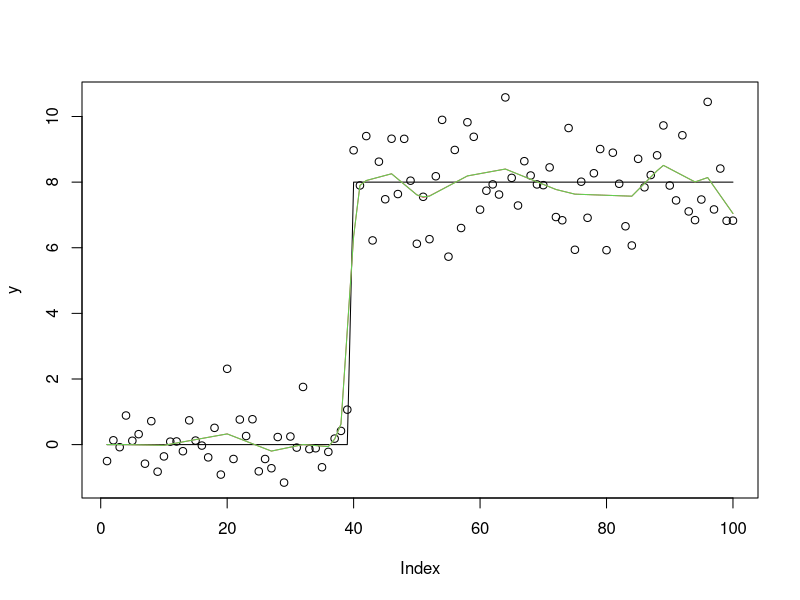
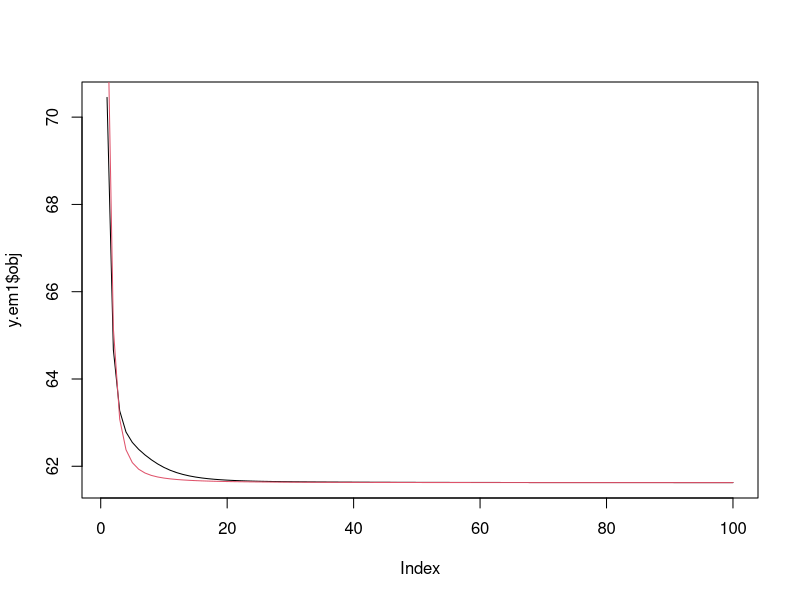
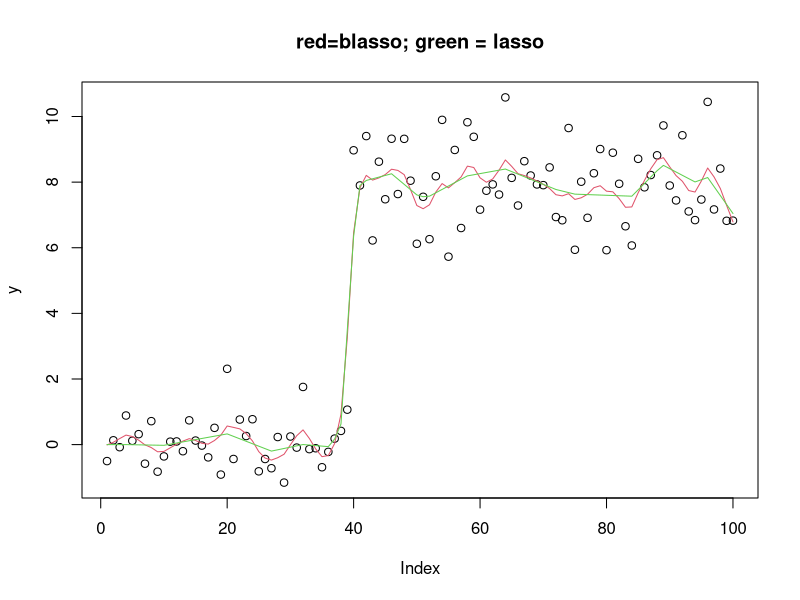
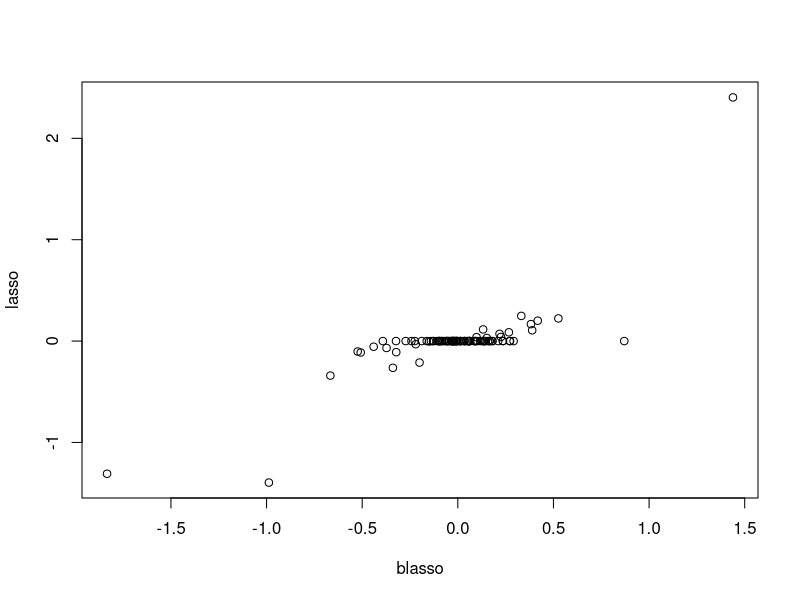
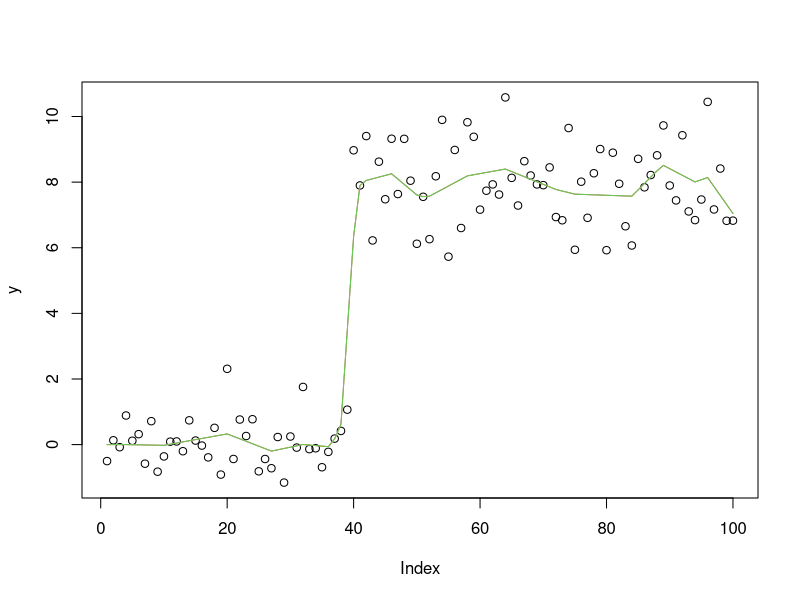
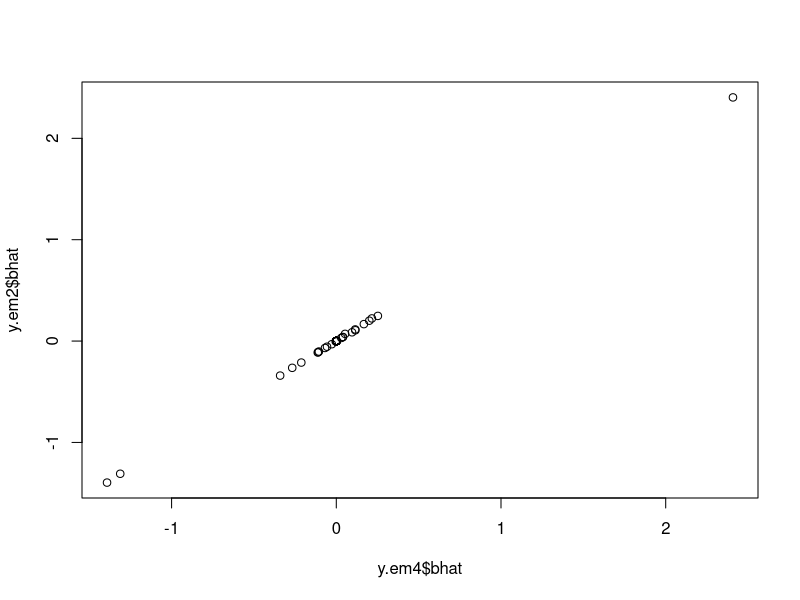

Recreate these plots in R, in order.
## ---- chunk 1
# see objective computation for scaling of eta and residual variance s2
lasso_em = function(y,X,b.init,s2=1,eta=1,niter=100){
  n = nrow(X)
  p = ncol(X)
  b = b.init # initiolize
  XtX = t(X) %*% X
  Xty = t(X) %*% y
  obj = rep(0,niter)
  for(i in 1:niter){
    W =  diag(as.vector((1/abs(b)) * sqrt(2/eta)))
    V = chol2inv(chol(s2*W + XtX))
    b = V %*% Xty
    
    # the computation here was intended to avoid 
    # infinities in the weights by working with Winv
    # could improve this...
    # Winv_sqrt = diag(as.vector(sqrt(abs(b) * sqrt(eta/2))))
    # V = chol2inv(chol(diag(s2,p) + Winv_sqrt %*% XtX %*% Winv_sqrt))
    # b = Winv_sqrt %*% V %*% Winv_sqrt %*% Xty
    
    r =  (y - X %*% b)
    obj[i] = (1/(2*s2)) * (sum(r^2)) + sqrt(2/eta)*(sum(abs(b)))
  }
  return(list(bhat=b, obj=obj))
}
## ---- chunk 2
set.seed(100)
sd = 1
n = 100
p = n
X = matrix(0,nrow=n,ncol=n)
for(i in 1:n){
  X[i:n,i] = 1:(n-i+1)
}
#X = X %*% diag(1/sqrt(colSums(X^2)))

btrue = rep(0,n)
btrue[40] = 8
btrue[41] = -8
y = X %*% btrue + sd*rnorm(n)

plot(y)
lines(X %*% btrue)

y.em1 = lasso_em(y,X,b.init = rnorm(100),1,1,100)
lines(X %*% y.em1$bhat,col=2)

y.em2 = lasso_em(y,X,b.init = rnorm(100),1,1,100)
lines(X %*% y.em2$bhat,col=3)


## ---- chunk 3
plot(y.em1$obj,type="l")
lines(y.em2$obj,col=2)
## ---- chunk 4
# see objective computation for scaling of eta and residual variance s2
# if compute_mode=TRUE we have the regular LASSO
blasso_em = function(y,X,b.init,s2=1,eta=1,niter=100,compute_mode=FALSE){
  n = nrow(X)
  p = ncol(X)
  b = b.init # initiolize
  XtX = t(X) %*% X
  Xty = t(X) %*% y
  obj = rep(0,niter)
  EB = rep(1,p)
  EB2 = rep(1,p)
  
  for(i in 1:niter){
    W = as.vector(1/sqrt(EB2 + EB^2) * sqrt(2/eta))
     
    V = chol2inv(chol(XtX+ diag(s2*W))) 
    Sigma1 = s2*V  # posterior variance of b
    EB2 = diag(Sigma1)
    if(compute_mode){
      EB2 = rep(0,p)
    }
    mu1 = as.vector(V %*% Xty) # posterior mean of b
    EB = mu1
    
  }
  return(list(bhat=EB))
}
## ---- chunk 5
y.em3 = blasso_em(y,X,b.init = rnorm(100),1,1,100)
plot(y,main="red=blasso; green = lasso")
lines(X %*% y.em3$bhat,col=2)
lines(X %*% y.em2$bhat,col=3)
plot(y.em3$bhat,y.em2$bhat, xlab="blasso",ylab="lasso")
## ---- chunk 6
y.em4 = blasso_em(y,X,b.init = rnorm(100),1,1,100,compute_mode=TRUE)
plot(y)
lines(X %*% y.em4$bhat,col=2)
lines(X %*% y.em2$bhat,col=3)
plot(y.em4$bhat,y.em2$bhat)
